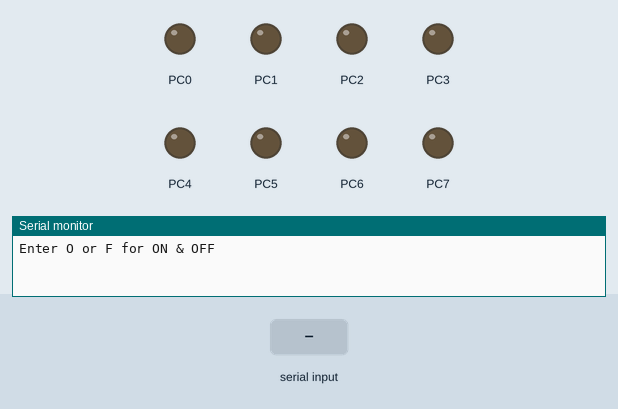
This program was run on a simulated ATmega32, built with avr-gcc and emulated at 8 MHz (the files do not name the chip). Shown: output pins drawn as LEDs (lit = HIGH), the last lines printed to the serial monitor. The test bench sets the inputs (shaded band).

Above: at 1.2 s.
1.3 s: "O" received over Serial
At 1.8 s:
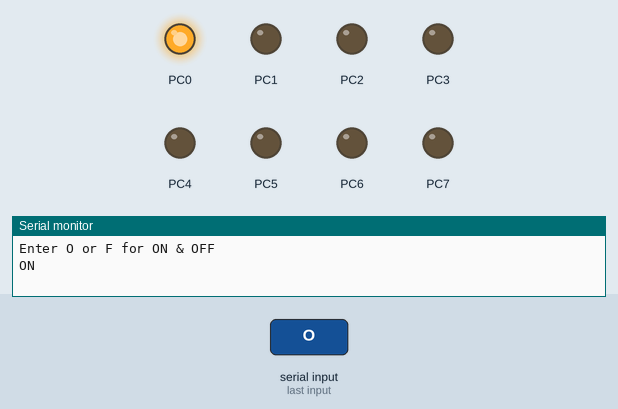
2.8 s: "F" received over Serial
At 4.2 s:
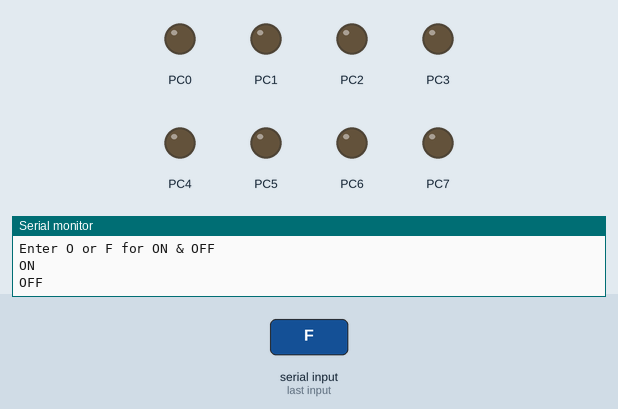
Timing chart, 0 to 5.8 s (numbered marks = the images above; inputs shaded):
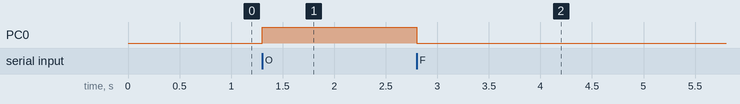

The program:

main.c
```c
#include "USART_driver.h"
#include <avr/io.h>
#include <util/delay.h>

int main(void)
{
    char data = 0;
    DDRC = 0xff;

    USART_init(9600UL);
    USART_send_string("Enter O or F for ON & OFF\n\r");

    while (1)
    {
        data = USART_read_byte();
        if (data == 'O')
        {
            PORTC |= (1<<PC0);
            USART_send_string("ON\n\r");
        }

        else if (data == 'F')
        {
            PORTC &= ~(1<<PC0);
            USART_send_string("OFF\n\r");
        }

    }
}
```

USART_driver.c
```c
#include <AVR/io.h>
#include "USART_driver.h"

void USART_init(long BaudRate)
{
    //Double Transmission Speed
    #if DOUBLE_SPEED
        UCSRA |= (1<<U2X);
    #endif
//_________________________________

    //Multi-processor Communication
    #if MULTI_PRC_COM
        UCSRA |= (1<<MPCM);
    #endif
//_________________________________

    UCSRC |= (1<<URSEL);    //USCRC select


    #if SYNC_MODE
        UCSRC |= (1<<UMSEL);

    #else SYNC_MODE
        UCSRC &= ~(1<<UMSEL);
    #endif
//_________________________________

    #if PARITY == 1         //odd parity
        UCSRC &= ~(1<<UPM0);
        UCSRC |= (1<<UPM1);

    #elif PARITY == 2       //even parity
        UCSRC |= ((1<<UPM0)|(1<<UPM1));

    #else                   //parity disabled
        UCSRC &= ~((1<<UPM0)|(1<<UPM1));
    #endif
//_________________________________

    #if STOP_BIT == 1
        UCSRC &= ~(1<<USBS);
    #elif STOP_BIT == 2
        UCSRC |= (1<<USBS);
    #endif
//_________________________________

    #if CHAR_SIZE == 5
        UCSRB &= ~(1<<UCSZ2);
        UCSRC &= ~((1<<UCSZ0)|(1<<UCSZ1));

    #elif CHAR_SIZE == 6
        UCSRB &= ~(1<<UCSZ2);
        UCSRC |= (1<<UCSZ0);
        UCSRC &= ~((1<<UCSZ1));

    #elif CHAR_SIZE == 7
        UCSRB &= ~(1<<UCSZ2);
        UCSRC |= (1<<UCSZ1);
        UCSRC &= ~((1<<UCSZ0));

    #elif CHAR_SIZE == 8
        UCSRB &= ~(1<<UCSZ2);
        UCSRC |= (1<<UCSZ0)|(1<<UCSZ1);

    #elif CHAR_SIZE == 9
    UCSRB |= (1<<UCSZ2);
    UCSRC |= ((1<<UCSZ0)|(1<<UCSZ1));
    #endif
//_________________________________
//baud rate setting
    unsigned int BD_Rate_calc;

//baud calculation
    #if SYNC_MODE
        BD_Rate_calc = (F_CPU/(2*BaudRate)) - 1;
    #else

        #if DOUBLE_SPEED == 0

        BD_Rate_calc = (F_CPU/(16*BaudRate)) - 1;

        #elif DOUBLE_SPEED == 1
        BD_Rate_calc = (F_CPU/(8*BaudRate)) - 1;
        #endif
    #endif

//baud assignment
    UBRRL = BD_Rate_calc;
    UBRRH &= ~(1<<URSEL);    //UBRRH select
    UBRRH &= ~(0x0F);
    UBRRH |= (BD_Rate_calc>>8) * 0x0F;
//_________________________________

    UCSRB |= (1<<RXEN)|(1<<TXEN);     //Receiver & Transmitter Enable
}

void USART_send_byte(unsigned char data)
{
    while(!(UCSRA & (1<<UDRE)));
    UDR = data;
}

void USART_send_string(unsigned char* data)
{
    unsigned int i = 0;
    while (data[i] != '\0')
    {
        USART_send_byte(data[i++]);
    }
}

char USART_read_byte(void)
{
    while(!(UCSRA & (1<<RXC)));
    return UDR;
}

void USART_read_string(unsigned char* data)
{
    unsigned int i = 0;
    do
    {
        data[i++] = USART_read_byte();
    } while (data[i-1] != '\0');
}
```

USART_driver.h
```c
#ifndef USART_DRIVER_
#define USART_DRIVER_

#define F_CPU 8000000UL
#define DOUBLE_SPEED 0
#define MULTI_PRC_COM 0
#define SYNC_MODE 0
#define PARITY 0        //0 disabled, 1 odd, 2 even
#define STOP_BIT 1      //1 bit, 2 bits
#define CHAR_SIZE 8     //5, 6, 7, 8, 9 bits

extern void USART_init(long BaudRate);
extern void USART_send_byte(unsigned char data);
extern void USART_send_string(unsigned char* data);
extern char USART_read_byte(void);
extern void USART_read_string(unsigned char* data);

#endif
```

Measured:
- after the input at 1.3 s, PC0: LOW → HIGH at once
- after the input at 2.8 s, PC0: HIGH → LOW at once
